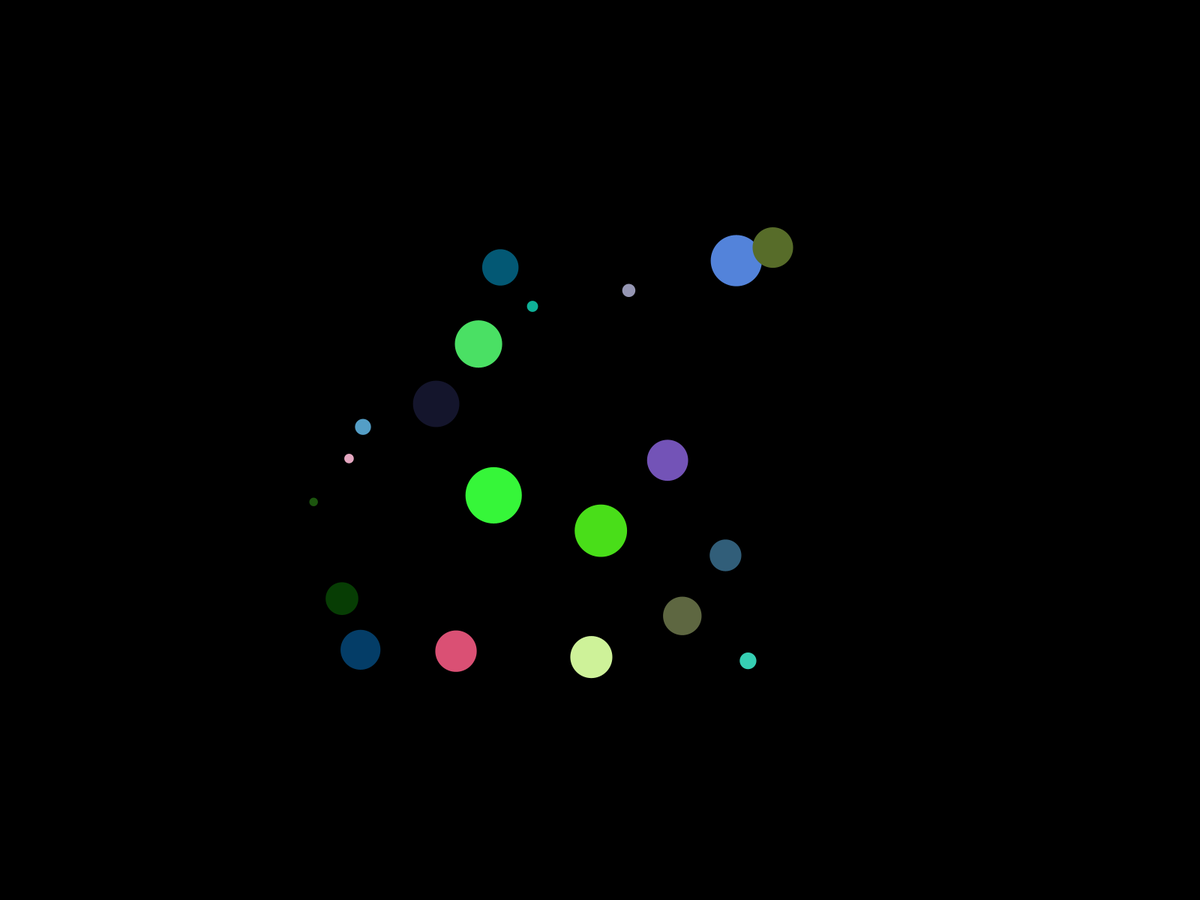
Frame 1 (no input)
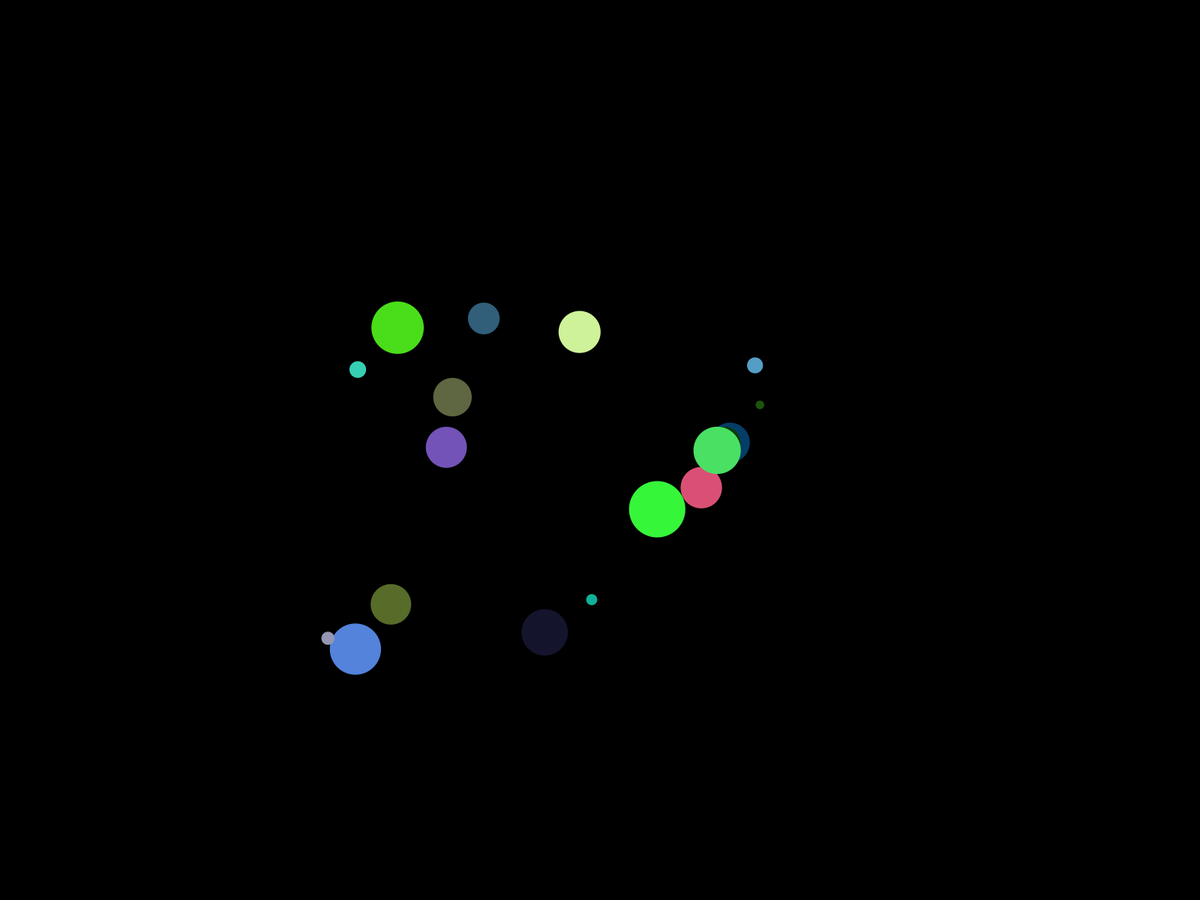
Frame 60 (the mouse pressed at the canvas centre just before this capture)
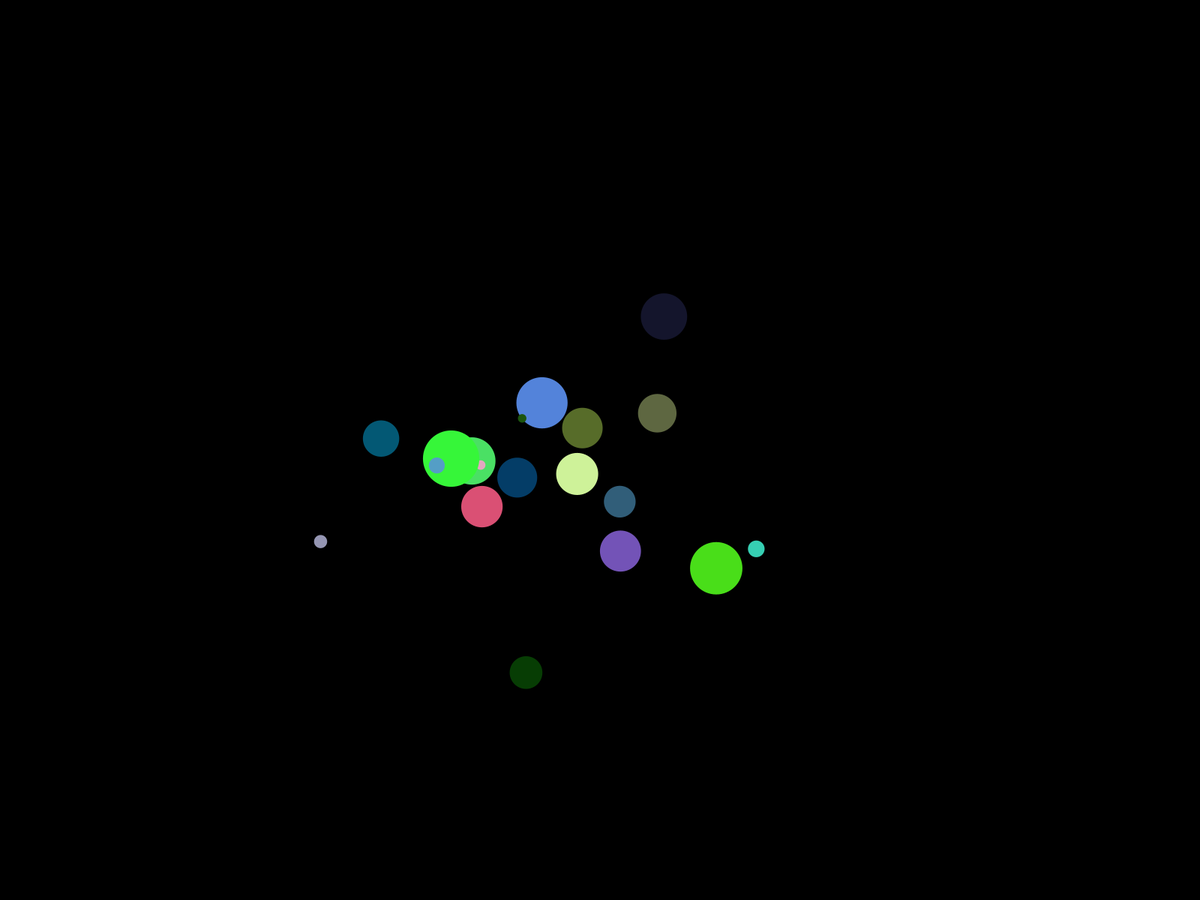
Frame 120 (the mouse held since frame 60 and released just before this capture)

The Processing sketch that drew these frames (run headless with seeded random() and noise(); from frame 60 on, the mouse is pressed at the canvas centre):

// Processing sketch: sketch
// ── sketch.pde
void settings() {
  fullScreen();
}

float totalMass = 0;
float gravity = 105;
float num = 20;
float maxSpeed = 505;
float k = 0.001;

class Body {
  PVector pos;
  PVector vel;
  PVector acc;
  color c;
  float m;
  float dt = 0.05;
  
  Body(float x, float y, float mass) {
    pos = new PVector(x, y);
    // vel = new PVector(-(y-height/2), x-width/2);
    vel = PVector.random2D().mult(random(30, 100));
    acc = new PVector(0, 0);
    
    m = mass;
    c = color(random(255), random(255), random(255));
  }
  
  void ApplyForce(PVector force) {
    acc.add(force.copy().div(m));
  }
  void update() {
    vel.add(PVector.mult(acc, dt));
    print(vel);
    vel.limit(maxSpeed);
    pos.add(PVector.mult(vel, dt));
    acc.set(0, 0);
  }
  void draw() {
    noStroke();
    fill(c);
    circle(pos.x, pos.y, m);
  }
}

ArrayList<Body> bodies = new ArrayList<Body>();

void setup() {
  noCursor();
  background(0);
  frameRate(60);
  for (int i = 0; i < num; i++) {
    float mass = random(10, 80);
    bodies.add(new Body(random(width/4, width*3/4), random(height/4, height*3/4), mass));
    totalMass += mass;
  }
}

void draw() {
  noStroke();
  background(0);
  PVector drift = new PVector(0, 0);
  for (int i = 0; i < bodies.size(); i++) {
    Body body1 = bodies.get(i);
    for (int j = i + 1; j < bodies.size(); j++) {
      Body body2 = bodies.get(j);
      PVector force = new PVector(body2.pos.x - body1.pos.x, body2.pos.y-body1.pos.y);
      float distance = force.mag();
      PVector direction = force.normalize();
      direction.mult(gravity).mult(body2.m).mult(body1.m).div(distance);
      body1.ApplyForce(direction);
      body2.ApplyForce(direction.mult(-1));
    }
    drift.add(PVector.mult(body1.vel, body1.m));
  }
  drift.div(totalMass);
  PVector center = new PVector(width/2, height/2);
  for (Body body : bodies) {
    PVector toCenter = PVector.sub(center, body.pos);
    toCenter.mult(k * body.m);
    body.ApplyForce(toCenter);
  }
  for (Body body : bodies) {
    body.vel.sub(drift);
    body.update();
    body.draw();
  }
}
